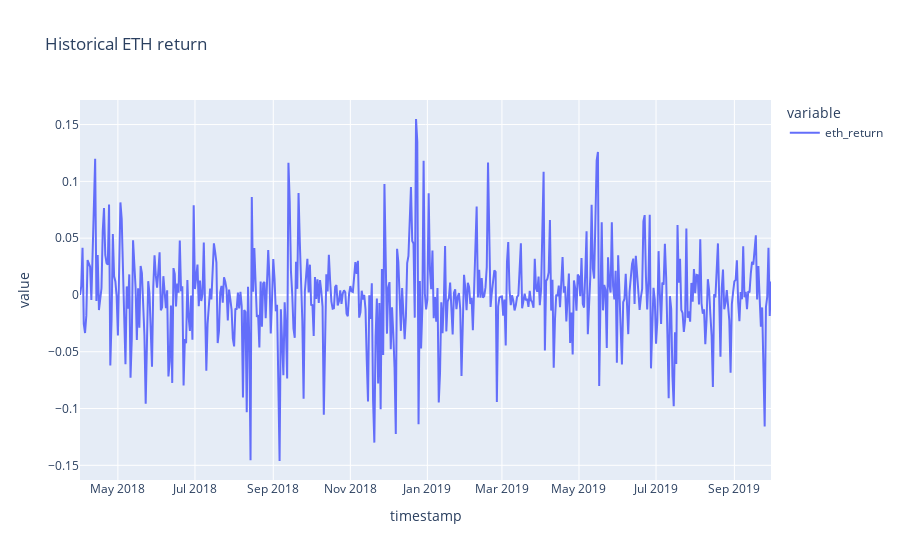

Write notebook code for a chart like this one.
### Code cell
df.plot(x='timestamp', y=['eth_return'], title='Historical ETH return')

### Figure 1 — Plotly figure (JSON) as saved in the notebook; plotly's stock layout.template omitted (floating-point values rounded to 4 significant figures; data arrays with more than 128 entries replaced by an {"elided": "..."} marker saying what was removed)
{"data": [{"hovertemplate": "variable=eth_return<br>timestamp=%{x}<br>value=%{y}<extra></extra>", "legendgroup": "eth_return", "line": {"color": "#636efa", "dash": "solid"}, "mode": "lines", "name": "eth_return", "orientation": "v", "showlegend": true, "type": "scatter", "x": {"elided": "548 str values"}, "xaxis": "x", "y": {"elided": "548 float values"}, "yaxis": "y"}], "layout": {"legend": {"title": {"text": "variable"}, "tracegroupgap": 0}, "title": {"text": "Historical ETH return"}, "xaxis": {"anchor": "y", "domain": [0, 1], "title": {"text": "timestamp"}}, "yaxis": {"anchor": "x", "domain": [0, 1], "title": {"text": "value"}}}}
